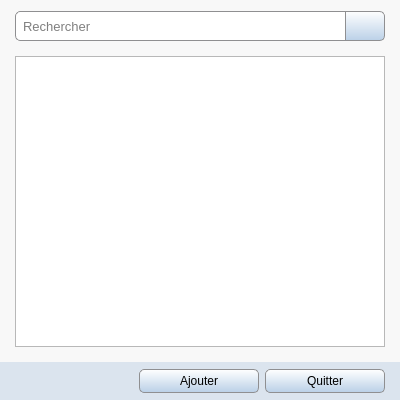
<?xml version="1.0" encoding="UTF-8"?>
<ui version="4.0">
 <class>LinkAdd</class>
 <widget class="QWidget" name="LinkAdd">
  <property name="windowModality">
   <enum>Qt::ApplicationModal</enum>
  </property>
  <property name="geometry">
   <rect>
    <x>0</x>
    <y>0</y>
    <width>400</width>
    <height>400</height>
   </rect>
  </property>
  <property name="windowTitle">
   <string>Ajouter un nouveau lien</string>
  </property>
  <property name="windowIcon">
   <iconset resource="../icones/icons.qrc">
    <normaloff>:/Images/asc.svg</normaloff>:/Images/asc.svg</iconset>
  </property>
  <property name="styleSheet">
   <string notr="true">QWidget#LinkAdd {background:rgb(248, 248, 248)}</string>
  </property>
  <layout class="QGridLayout" name="gridLayout">
   <property name="leftMargin">
    <number>0</number>
   </property>
   <property name="rightMargin">
    <number>0</number>
   </property>
   <property name="bottomMargin">
    <number>0</number>
   </property>
   <property name="horizontalSpacing">
    <number>6</number>
   </property>
   <property name="verticalSpacing">
    <number>15</number>
   </property>
   <item row="1" column="0">
    <spacer name="horizontalSpacer">
     <property name="orientation">
      <enum>Qt::Horizontal</enum>
     </property>
     <property name="sizeType">
      <enum>QSizePolicy::Fixed</enum>
     </property>
     <property name="sizeHint" stdset="0">
      <size>
       <width>9</width>
       <height>20</height>
      </size>
     </property>
    </spacer>
   </item>
   <item row="1" column="1">
    <widget class="QListView" name="links_list">
     <property name="minimumSize">
      <size>
       <width>0</width>
       <height>0</height>
      </size>
     </property>
     <property name="maximumSize">
      <size>
       <width>16777215</width>
       <height>16777215</height>
      </size>
     </property>
     <property name="editTriggers">
      <set>QAbstractItemView::NoEditTriggers</set>
     </property>
     <property name="alternatingRowColors">
      <bool>true</bool>
     </property>
     <property name="selectionMode">
      <enum>QAbstractItemView::ExtendedSelection</enum>
     </property>
     <property name="selectionBehavior">
      <enum>QAbstractItemView::SelectRows</enum>
     </property>
    </widget>
   </item>
   <item row="0" column="1">
    <layout class="QHBoxLayout" name="horizontalLayout">
     <property name="spacing">
      <number>0</number>
     </property>
     <item>
      <widget class="QLineEdit" name="search_bar">
       <property name="minimumSize">
        <size>
         <width>0</width>
         <height>30</height>
        </size>
       </property>
       <property name="maximumSize">
        <size>
         <width>16777215</width>
         <height>30</height>
        </size>
       </property>
       <property name="font">
        <font>
         <family>Segoe UI</family>
         <pointsize>10</pointsize>
        </font>
       </property>
       <property name="styleSheet">
        <string notr="true">QLineEdit{border: 1px solid #8f8f91; border-right-width: 0px; border-top-left-radius: 5px; border-bottom-left-radius: 5px; padding-left: 5px; }</string>
       </property>
       <property name="alignment">
        <set>Qt::AlignLeading|Qt::AlignLeft|Qt::AlignVCenter</set>
       </property>
       <property name="placeholderText">
        <string>Rechercher</string>
       </property>
      </widget>
     </item>
     <item>
      <widget class="QPushButton" name="search_clear">
       <property name="minimumSize">
        <size>
         <width>40</width>
         <height>30</height>
        </size>
       </property>
       <property name="maximumSize">
        <size>
         <width>40</width>
         <height>30</height>
        </size>
       </property>
       <property name="toolTip">
        <string>Supprimer la recherche</string>
       </property>
       <property name="styleSheet">
        <string notr="true">QPushButton{border: 1px solid #8f8f91; border-top-right-radius: 5px ; border-bottom-right-radius: 5px; background-color: qlineargradient(spread:pad, x1:0, y1:0, x2:0, y2:1, stop:0 #FFFFFF, stop:1 #BAD0E7)}
QPushButton:hover{background-color: qlineargradient(spread:pad, x1:0, y1:0, x2:0, y2:1, stop:0 #F8F8F8, stop:1 #8FADCC)}
QPushButton:pressed{background-color: qlineargradient(spread:pad, x1:0, y1:0, x2:0, y2:1, stop:0 #8FADCC, stop:1 #F8F8F8)}</string>
       </property>
       <property name="text">
        <string/>
       </property>
       <property name="icon">
        <iconset resource="../icones/icons.qrc">
         <normaloff>:/Images/search_clear.svg</normaloff>:/Images/search_clear.svg</iconset>
       </property>
       <property name="iconSize">
        <size>
         <width>20</width>
         <height>20</height>
        </size>
       </property>
      </widget>
     </item>
    </layout>
   </item>
   <item row="1" column="2">
    <spacer name="horizontalSpacer_2">
     <property name="orientation">
      <enum>Qt::Horizontal</enum>
     </property>
     <property name="sizeType">
      <enum>QSizePolicy::Fixed</enum>
     </property>
     <property name="sizeHint" stdset="0">
      <size>
       <width>9</width>
       <height>20</height>
      </size>
     </property>
    </spacer>
   </item>
   <item row="2" column="0" colspan="3">
    <widget class="QWidget" name="fond" native="true">
     <property name="minimumSize">
      <size>
       <width>0</width>
       <height>38</height>
      </size>
     </property>
     <property name="maximumSize">
      <size>
       <width>16777215</width>
       <height>38</height>
      </size>
     </property>
     <property name="styleSheet">
      <string notr="true">QWidget#fond{background-color: #DBE4EE}</string>
     </property>
     <layout class="QHBoxLayout" name="horizontalLayout_4">
      <property name="leftMargin">
       <number>0</number>
      </property>
      <property name="topMargin">
       <number>0</number>
      </property>
      <property name="rightMargin">
       <number>0</number>
      </property>
      <property name="bottomMargin">
       <number>0</number>
      </property>
      <item>
       <spacer name="bible_spacer_2">
        <property name="orientation">
         <enum>Qt::Horizontal</enum>
        </property>
        <property name="sizeHint" stdset="0">
         <size>
          <width>157</width>
          <height>50</height>
         </size>
        </property>
       </spacer>
      </item>
      <item>
       <widget class="QPushButton" name="ok">
        <property name="minimumSize">
         <size>
          <width>120</width>
          <height>24</height>
         </size>
        </property>
        <property name="maximumSize">
         <size>
          <width>16777215</width>
          <height>24</height>
         </size>
        </property>
        <property name="font">
         <font>
          <family>Segoe UI</family>
          <pointsize>9</pointsize>
         </font>
        </property>
        <property name="styleSheet">
         <string notr="true">QPushButton{border: 1px solid #8f8f91; border-radius: 5px ; padding-right: 10px; padding-left: 10px; background-color: qlineargradient(spread:pad, x1:0, y1:0, x2:0, y2:1, stop:0 #FFFFFF, stop:1 #BAD0E7); }
QPushButton:hover{background-color: qlineargradient(spread:pad, x1:0, y1:0, x2:0, y2:1, stop:0 #F8F8F8, stop:1 #8FADCC); }
QPushButton:pressed{background-color: qlineargradient(spread:pad, x1:0, y1:0, x2:0, y2:1, stop:0 #8FADCC, stop:1 #F8F8F8); }</string>
        </property>
        <property name="text">
         <string>Ajouter</string>
        </property>
        <property name="shortcut">
         <string notr="true">Ctrl+S</string>
        </property>
       </widget>
      </item>
      <item>
       <widget class="QPushButton" name="quit">
        <property name="minimumSize">
         <size>
          <width>120</width>
          <height>24</height>
         </size>
        </property>
        <property name="maximumSize">
         <size>
          <width>16777215</width>
          <height>24</height>
         </size>
        </property>
        <property name="font">
         <font>
          <family>Segoe UI</family>
          <pointsize>9</pointsize>
         </font>
        </property>
        <property name="styleSheet">
         <string notr="true">QPushButton{border: 1px solid #8f8f91; border-radius: 5px ; padding-right: 10px; padding-left: 10px; background-color: qlineargradient(spread:pad, x1:0, y1:0, x2:0, y2:1, stop:0 #FFFFFF, stop:1 #BAD0E7); }
QPushButton:hover{background-color: qlineargradient(spread:pad, x1:0, y1:0, x2:0, y2:1, stop:0 #F8F8F8, stop:1 #8FADCC); }
QPushButton:pressed{background-color: qlineargradient(spread:pad, x1:0, y1:0, x2:0, y2:1, stop:0 #8FADCC, stop:1 #F8F8F8); }</string>
        </property>
        <property name="text">
         <string>Quitter</string>
        </property>
        <property name="shortcut">
         <string notr="true">Esc</string>
        </property>
       </widget>
      </item>
      <item>
       <spacer name="spacer_fond_2">
        <property name="orientation">
         <enum>Qt::Horizontal</enum>
        </property>
        <property name="sizeType">
         <enum>QSizePolicy::Fixed</enum>
        </property>
        <property name="sizeHint" stdset="0">
         <size>
          <width>15</width>
          <height>20</height>
         </size>
        </property>
       </spacer>
      </item>
     </layout>
    </widget>
   </item>
  </layout>
 </widget>
 <resources>
  <include location="../icones/icons.qrc"/>
 </resources>
 <connections/>
</ui>
